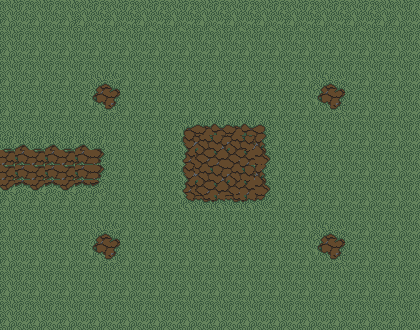

Rendered tile map (Tiled .tmx) drawn with the repository's tilesets; below, a short description and the full map source, tile grids included:
An orthogonal 28x22 tile map with 15x15 px tiles, 1 tile layer (sueloLayer) and 10 objects.

<map version="1.10" tiledversion="1.10.2" orientation="orthogonal" renderorder="right-down" width="28" height="22" tilewidth="15" tileheight="15" infinite="0" nextlayerid="3" nextobjectid="14">
 <tileset firstgid="1" source="bossTileset.tsx" />
 <layer id="1" name="sueloLayer" width="28" height="22">
  <data encoding="csv">
226,227,226,227,226,226,227,226,227,226,227,226,227,226,227,226,227,226,227,226,227,226,227,226,227,226,226,227,
311,312,311,312,311,311,312,311,312,311,312,311,312,311,312,311,312,311,312,311,312,311,312,311,312,311,311,312,
226,227,226,227,226,227,226,227,226,227,226,227,226,227,226,227,226,227,226,227,226,227,226,227,226,227,226,227,
311,312,311,312,311,312,311,312,311,312,311,312,311,312,311,312,311,312,311,312,311,312,311,312,311,312,311,312,
226,227,226,227,226,227,226,227,226,227,226,227,226,227,226,227,226,227,226,227,226,227,226,227,226,227,226,227,
311,312,311,312,311,312,560,561,311,312,311,312,311,312,311,312,311,312,311,312,311,560,561,312,311,312,311,312,
226,227,226,227,226,227,645,646,226,227,226,227,226,227,226,227,226,227,226,227,226,645,646,227,226,227,226,227,
311,312,311,312,311,312,311,725,311,312,311,312,311,312,311,312,311,312,311,312,311,312,725,312,311,312,311,312,
226,227,226,227,226,227,226,227,226,227,226,227,1153,1154,1155,1154,1155,1156,226,227,226,227,226,227,226,227,226,227,
46,45,46,45,46,45,46,312,311,312,311,312,1238,130,131,132,133,1241,311,312,311,312,311,312,311,312,311,312,
642,641,642,641,642,641,644,227,226,227,226,227,1323,215,216,217,216,1326,226,227,226,227,226,227,226,227,226,227,
642,641,642,641,642,641,644,312,311,312,311,312,1238,300,301,302,303,1241,311,312,311,312,311,312,311,312,311,312,
472,471,472,471,472,471,473,227,226,227,226,227,1323,385,386,387,216,1326,226,227,226,227,226,227,226,227,226,227,
311,312,311,312,311,312,311,312,311,312,311,312,1408,1409,1410,1409,1410,1411,311,312,311,312,311,312,311,312,311,312,
226,227,226,227,226,227,226,227,226,227,226,227,226,227,226,227,226,227,226,227,226,227,226,227,226,227,226,227,
311,312,311,312,311,312,560,561,311,312,311,312,311,312,311,312,311,312,311,312,311,560,561,312,311,312,311,312,
226,227,226,227,226,227,645,646,226,227,226,227,226,227,226,227,226,227,226,227,226,645,646,227,226,227,226,227,
311,312,311,312,311,312,311,725,311,312,311,312,311,312,311,312,311,312,311,312,311,312,725,312,311,312,311,312,
226,227,226,227,226,227,226,227,226,227,226,227,226,227,226,227,226,227,226,227,226,227,226,227,226,227,226,227,
311,312,311,312,311,312,311,312,311,312,311,312,311,312,311,312,311,312,311,312,311,312,311,312,311,312,311,312,
226,227,226,227,226,227,226,227,226,227,226,227,226,227,226,227,226,227,226,227,226,227,226,227,226,227,226,227,
311,312,311,312,311,312,311,312,311,312,311,312,311,312,311,312,311,312,311,312,311,312,311,312,311,312,311,312
</data>
 </layer>
 <objectgroup id="2" name="Colisiones">
  <object id="2" x="0" y="0" width="15" height="120">
   <properties>
    <property name="name" value="pared" />
   </properties>
  </object>
  <object id="3" x="15" y="0" width="405" height="15">
   <properties>
    <property name="name" value="pared" />
   </properties>
  </object>
  <object id="4" x="405" y="15" width="15" height="315">
   <properties>
    <property name="name" value="pared" />
   </properties>
  </object>
  <object id="5" x="0" y="315" width="405" height="15">
   <properties>
    <property name="name" value="pared" />
   </properties>
  </object>
  <object id="6" x="0" y="210" width="15" height="105">
   <properties>
    <property name="name" value="pared" />
   </properties>
  </object>
  <object id="7" x="0" y="120" width="15" height="90">
   <properties>
    <property name="name" value="puerta" />
   </properties>
  </object>
  <object id="8" x="45" y="150" width="30" height="30">
   <properties>
    <property name="name" value="start" />
   </properties>
  </object>
  <object id="9" x="-45" y="105" width="30" height="120">
   <properties>
    <property name="name" value="end" />
   </properties>
  </object>
  <object id="12" gid="194" x="210" y="180.333" width="30" height="30">
   <properties>
    <property name="enemigos" value="boss" />
   </properties>
  </object>
  <object id="13" gid="243" x="210" y="177.667" width="30" height="30">
   <properties>
    <property name="enemigos" value="trampilla" />
   </properties>
  </object>
 </objectgroup>
</map>
